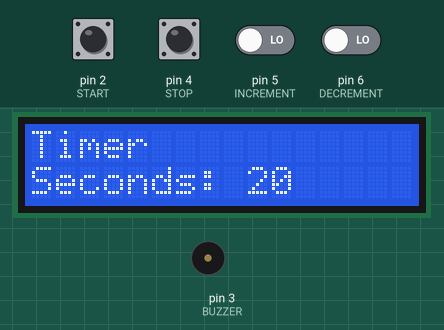
This sketch was run on a simulated Arduino Uno, built with avr-gcc and run on an emulated ATmega328P. Shown: 16×2 character LCD, buzzer (waves = sounding, pin HIGH). The inputs (shaded band) are chosen by the test bench; at power-on: pin 2 (START), pin 4 (STOP), pin 5 (INCREMENT), pin 6 (DECREMENT) LOW.

Above: at 1.2 s.
1.3 s: pin 2 (START) pulled HIGH for 0.15 s
At 2.8 s:
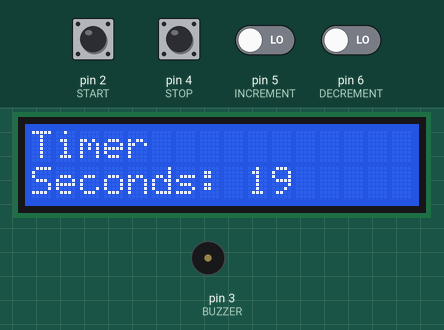
4.4 s: pin 6 (DECREMENT) driven HIGH
At 6.8 s:
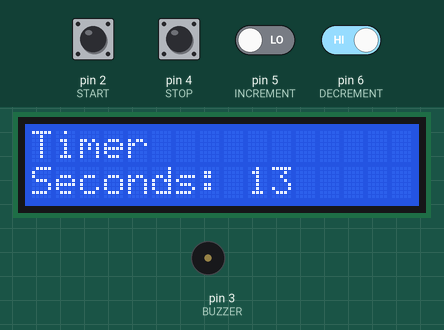
7.4 s: pin 4 (STOP) pulled HIGH for 0.15 s
At 8.6 s:
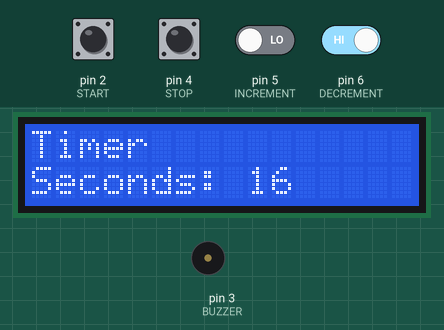
10.5 s: pin 2 (START) pulled HIGH for 1 s
At 13.6 s:
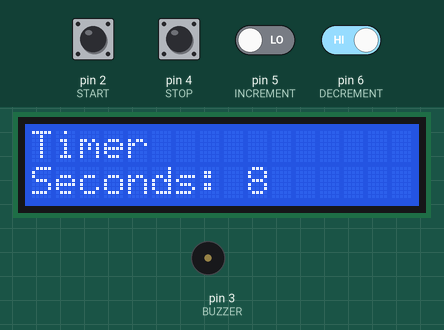
14.5 s: pin 5 (INCREMENT) driven HIGH
At 15.8 s:
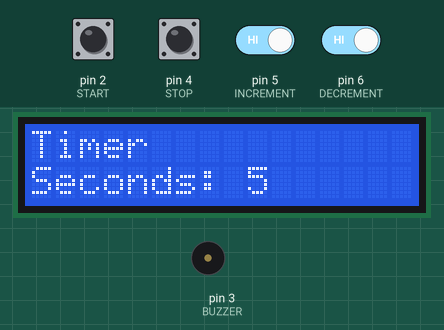
17.5 s: pin 4 (STOP) pulled HIGH for 1 s
At 18.2 s:
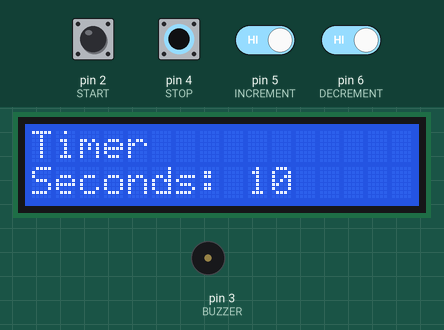
Timing chart, 0 to 20.5 s (numbered marks = the images above; inputs shaded):
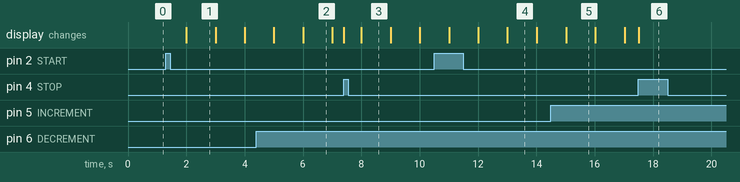

Measured:
- after the input at 1.3 s, the display: changes after 0.70 s (image 1)
- what the display in image 2 shows lasts 1.0 s, from 6.0 s to 7.0 s

The sketch:

stopwatch.ino
```cpp
#include <LiquidCrystal.h>

LiquidCrystal lcd(7, 8, 9, 10, 11, 12);

const int BUZZER = 3;
const int START= 2;
const int STOP = 4;
const int INCREMENT = 5;
const int DECREMENT = 6;

bool isStart = false;
bool isStop = true;

int incTime = 0;
int incCurrTime = 0;
int decTime = 0;
int decCurrTime = 0;

int setTimer = 20;
int startTime;
int currTime;
int displayTime;
bool starting = false;

void setup() {
  lcd.begin(16, 2);
  lcd.print("Timer");

  pinMode(BUZZER, OUTPUT);
  pinMode(START, INPUT);
  pinMode(STOP, INPUT);
  pinMode(INCREMENT, INPUT);
  pinMode(DECREMENT, INPUT);

  Serial.begin(9600);
}

void loop() {
  int startInput = digitalRead(START);
  int stopInput = digitalRead(STOP);
  int addInput = digitalRead(INCREMENT);
  int subInput = digitalRead(DECREMENT);

  if(startInput && !stopInput) {
    isStart = true;
    isStop = false;
  }
  else if(!startInput && stopInput) {
    isStart = false;
    isStop = true;
  }

  if(addInput) {
    if ( incTime == 0 ) {
      incTime = millis() / 1000;
    }

    incCurrTime = millis() / 1000;

    if(incCurrTime - incTime == 1 && setTimer < 99){
      setTimer++;
      incTime = 0;
    }
  }
  else{
    incTime = 0;
  }

  if(subInput) {
    if ( decTime == 0 ) {
      decTime = millis() / 1000;
    }

    decCurrTime = millis() / 1000;

    if(decCurrTime - decTime == 1 && setTimer > 0){
      setTimer--;
      decTime = 0;
    }
  }
  else{
    decTime = 0;
  }

  if (isStart) {
    if(!starting) {
      starting = true;
      startTime = millis() / 1000;
    }
    currTime = millis() / 1000;

    displayTime = setTimer - ( currTime - startTime );

    if(displayTime <= 0) {
      printTime(displayTime);
      tone(BUZZER, 261);
      delay(500);
      noTone(BUZZER);
      delay(500);
    }
  }

  if (isStop) {
    starting = false;
    displayTime = setTimer;
  }

  printTime(displayTime);
}

void printTime(int display) {
  lcd.setCursor(0, 1);
  lcd.print("Seconds: ");

  if(display <= 0){
    lcd.print(0);
  }
  else{
    if(display < 10) {
      lcd.print("  ");
      lcd.setCursor(9, 1);
    }
    lcd.print(display);
  }
}
```
